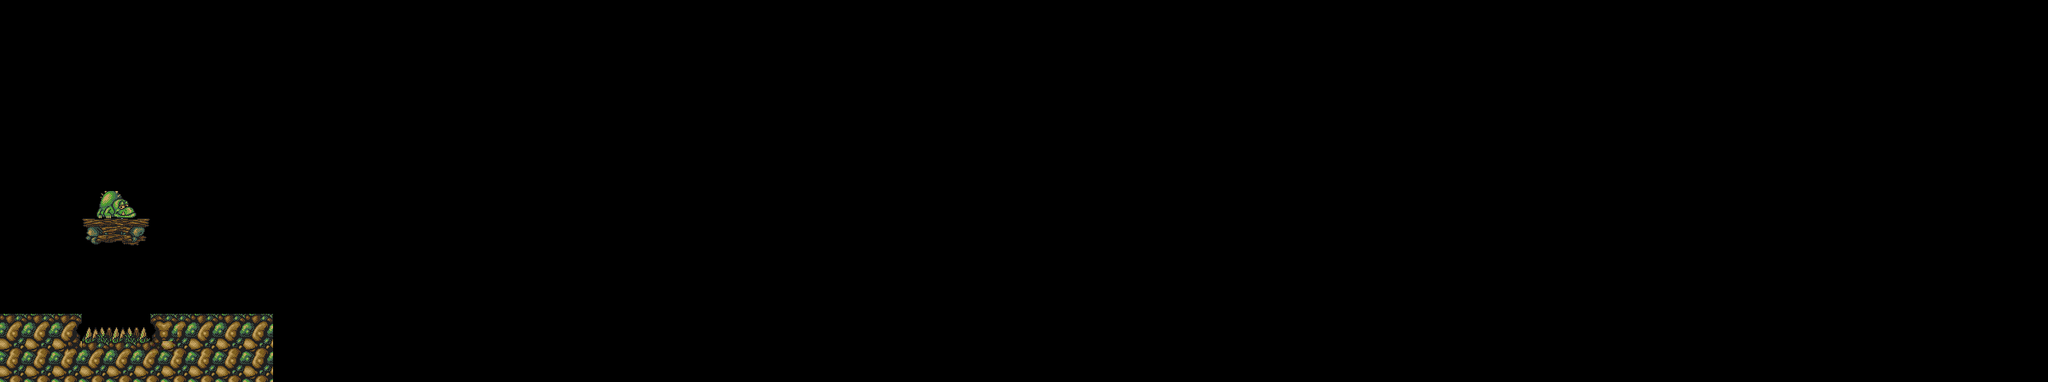

The image is a tile-based game level rendered from a .tmx file. Its description and source (layers, tilesets, objects; grid data summarised) follow:
An orthogonal 150x28 tile map with 16x16 px tiles, 2 tile layers (foreground, background), 4 tilesets and 3 objects (player, caveman, liana).

<map version="1.0" tiledversion="1.1.5" orientation="orthogonal" renderorder="right-down" width="150" height="28" tilewidth="16" tileheight="16" infinite="0" nextobjectid="5">
 <tileset firstgid="1" source="stoneage.tsx" />
 <tileset firstgid="401" source="player.tsx" />
 <tileset firstgid="701" source="caveman.tsx" />
 <tileset firstgid="710" source="liana.tsx" />
 <layer name="foreground" width="150" height="28">
  <data>[4200 cells, 5 non-empty, 3 distinct tile ids]</data>
 </layer>
 <layer name="background" width="150" height="28">
  <properties>
   <property name="background.vertical.scrolling" value="false" />
   <property name="backgrounds" value="suburbs" />
   <property name="camera" value="free" />
  </properties>
  <data>[4200 cells, 107 non-empty, 33 distinct tile ids]</data>
 </layer>
 <objectgroup name="objectsLayer">
  <object id="1" name="player" type="player" gid="402" x="16" y="368" width="32" height="32" />
  <object id="3" name="caveman" type="caveman" gid="701" x="886" y="368" width="26" height="40" />
  <object id="4" name="liana" type="liana" gid="710" x="132" y="288" width="7" height="7" />
 </objectgroup>
</map>
